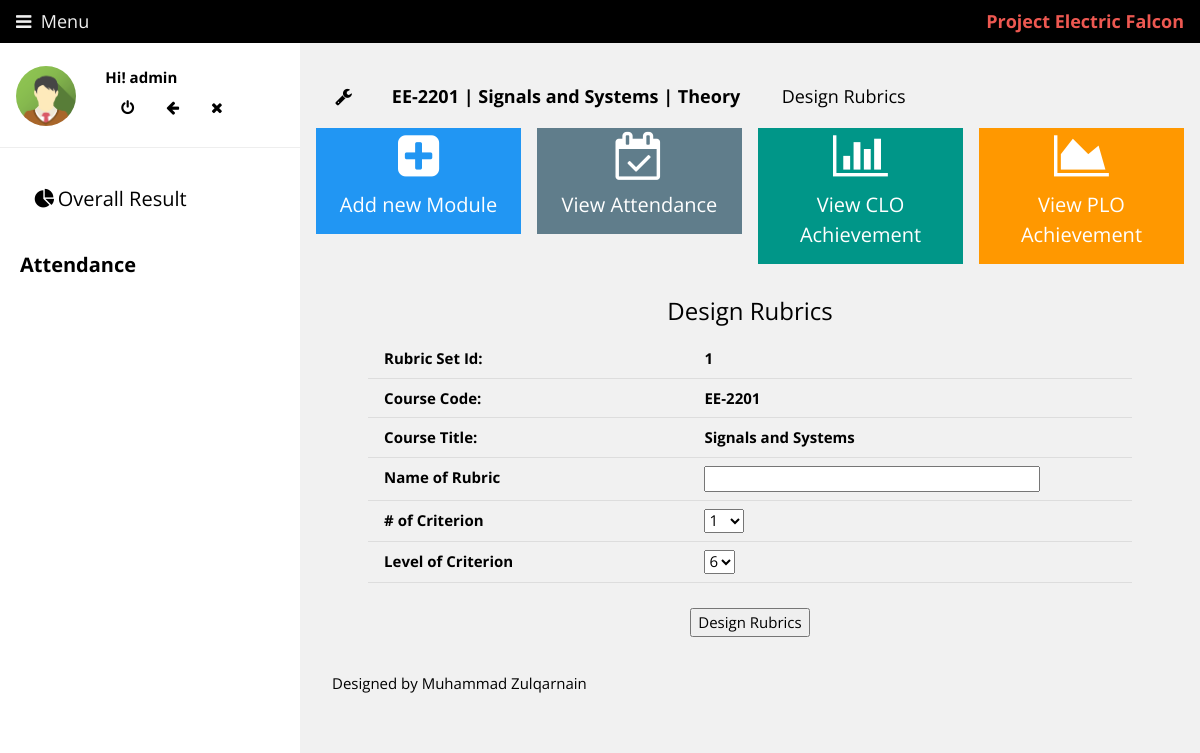
/main.php?menu=design_rubrics&course=ee2201_Spring_2020 (signed in), run on the app's committed database.
### tables this page shows
CREATE TABLE `users` (
  `id` int(11) NOT NULL,
  `username` varchar(50) NOT NULL,
  `password` varchar(255) NOT NULL,
  `user_type` text NOT NULL,
  `name` text NOT NULL,
  `avatar` varchar(100) NOT NULL,
  `created_at` datetime DEFAULT CURRENT_TIMESTAMP
);

CREATE TABLE `courses_info` (
  `serial` int(11) NOT NULL,
  `course_id` varchar(20) NOT NULL,
  `course_code` varchar(20) NOT NULL,
  `course_title` text NOT NULL,
  `term_offer` text NOT NULL,
  `course_ended` tinyint(1) NOT NULL,
  `credit_hour` varchar(3) NOT NULL,
  `course_type` text NOT NULL,
  `instructor` text NOT NULL,
  `access_user` varchar(100) DEFAULT NULL,
  `course_description` text,
  `mid_weight` decimal(10,2) NOT NULL,
  `final_weight` decimal(10,2) NOT NULL,
  `quiz_weight` decimal(10,2) NOT NULL,
  `assign_weight` decimal(10,2) NOT NULL,
  `lab_weight` decimal(10,2) NOT NULL,
  `project_weight` decimal(10,2) NOT NULL,
  `viva_weight` decimal(10,2) NOT NULL,
  `presentation_weight` decimal(10,2) NOT NULL,
  `other_weight` decimal(10,2) NOT NULL,
  `atten_weight` decimal(10,2) NOT NULL,
  `CLO_count` int(100) DEFAULT NULL,
  `clo_details` varchar(3000) NOT NULL,
  `rubric_set_count` int(100) NOT NULL,
  `rubric_sets` text NOT NULL,
  `plos_enabled` varchar(100) NOT NULL,
  `PLO1` varchar(150) NOT NULL,
  `PLO2` varchar(150) NOT NULL,
  `PLO3` varchar(150) NOT NULL,
  `PLO4` varchar(150) NOT NULL,
  `PLO5` varchar(150) NOT NULL,
  `PLO6` varchar(150) NOT NULL,
  `PLO7` varchar(150) NOT NULL,
  `PLO8` varchar(150) NOT NULL,
  `PLO9` varchar(150) NOT NULL,
  `PLO10` varchar(150) NOT NULL,
  `PLO11` varchar(150) NOT NULL,
  `PLO12` varchar(150) NOT NULL
);

### functions/project_codename.php (called while the page is built)
<?php
function project_codename(){
    return "Project Electric Falcon";
}
?>

### main.php (the view, shortened to what this page needs)
<?php
$conn = OpenCon();
$menu_item = $_GET['menu'];
$course = $_GET['course'];
?>
<!DOCTYPE html>
<html>
<link rel="stylesheet" href="w3images/w3.css">
<link rel="stylesheet" href="w3images/grade_instrument.css">
<link rel="stylesheet" href="https://cdnjs.cloudflare.com/ajax/libs/font-awesome/4.7.0/css/font-awesome.min.css">
<body class="w3-light-grey">
<div class="w3-bar w3-top w3-black w3-large" style="z-index:4">
  <button class="w3-bar-item w3-button w3-hover-none w3-hover-text-light-grey" onclick="w3_open();"><i class="fa fa-bars"></i> &nbsp;Menu</button>
  <span class="w3-bar-item w3-right"><b style="color:#ed5851"><?php echo project_codename() ?></b></span>
</div>
<nav class="w3-sidebar w3-collapse w3-white w3-animate-left" style="z-index:3;width:300px;" id="mySidebar"><br>
  <div class="w3-container w3-row">
    <div class="w3-col s4">
        <?php
            $avatar_link =  mysqli_fetch_assoc(mysqli_query($conn,"SELECT avatar FROM users WHERE username='".$_SESSION["username"]."'"))['avatar'];
        ?>
      <img src="<?php echo $avatar_link ?>" class="w3-circle w3-margin-right" style="width:60px">
    </div>
    <div class="w3-col s8 w3-bar">
      <span><strong>Hi! <?php echo $_SESSION["username"] ?> </strong></span><br>
      <a href="logout.php" class="w3-bar-item w3-button"><i class="fa fa-power-off"></i></a>
      <a href="index.php" class="w3-bar-item w3-button"><i class="fa fa-arrow-left"></i></a>
      <a href="javascript:void(0)" class="w3-bar-item w3-button" onclick="w3_close()"><i class="fa fa-close"></i></a>
    </div>
  </div>
  <hr>
  <div class="w3-bar-block">
    <div id="menu">
        <ul class="ul_menu">
      <?php
	   include('panels/sidepanel.php');
	  ?>
</ul>
  </div>
  </div>
</nav>
<div class="w3-main" style="margin-left:300px;margin-top:43px;" id="main">
    <?php $course_end_status = mysqli_fetch_assoc(mysqli_query($conn,"SELECT course_ended FROM courses_info WHERE course_id='".$course."'"))['course_ended'];
    ?>
  <header class="w3-container" style="padding-top:22px">
    <h5>
        <?php if($course_end_status == 1): ?>
        <b><img src="w3images/bow_icon_2.png" style=\"width:20px;height:10px;\"><?php echo "<a style=\"text-decoration:none;\" class=\"w3-button w3-hover-cyan\" href=\"main.php?course=$course\">".$course_code." | ".$course_title." | ".mysqli_fetch_assoc(mysqli_query($conn,"SELECT course_type FROM courses_info WHERE course_id='".$course."'"))['course_type']."</a>" ?></b>
        <?php else: ?>
        <b><a class="w3-button w3-hover-green" href="main.php?menu=course_setting&course=<?php echo $course ?>"><em class='fa fa-wrench fa-fw'></em></a> <?php echo "<a style=\"text-decoration:none;\" class=\"w3-button w3-hover-cyan\" href=\"main.php?course=$course\">".$course_code." | ".$course_title." | ".mysqli_fetch_assoc(mysqli_query($conn,"SELECT course_type FROM courses_info WHERE course_id='".$course."'"))['course_type']."</a>" ?></b>&nbsp;&nbsp;<a href="main.php?menu=design_rubrics&course=<?php echo $course ?>" class="w3-button w3-hover-blue">Design Rubrics</a>
        <?php endif; ?>
    </h5>
  </header>
  <div class="w3-row-padding w3-margin-bottom">
    <div class="w3-quarter">
      <div class="w3-container w3-blue w3-padding-small w3-animate-zoom">
        <div class="w3-center"><i class="fa fa-plus-square w3-xxxlarge"></i></div>
        <h4 class="w3-center"><a style="text-decoration:none;" href="main.php?menu=add_module&course=<?php echo $course ?>">Add new Module</a></h4>
      </div>
    </div>
    <div class="w3-quarter">
      <div class="w3-container w3-text-white w3-padding-small w3-blue-gray w3-animate-zoom">
        <div class="w3-center"><i class="fa fa-calendar-check-o w3-xxxlarge"></i></div>
          <h4 class="w3-center"><a style="text-decoration:none;" href="main.php?menu=atten_display_all&course=<?php echo $course ?>">View Attendance</a></h4>
      </div>
    </div>
    <div class="w3-quarter">
      <div class="w3-container w3-teal w3-padding-small w3-animate-zoom">
        <div class="w3-center"><i class="fa fa-bar-chart w3-xxxlarge"></i></div>
          <h4 class="w3-center"><a style="text-decoration:none;" href="main.php?menu=clo_disp&course=<?php echo $course ?>">View CLO Achievement</a></h4>
      </div>
    </div>
    <div class="w3-quarter">
      <div class="w3-container w3-orange w3-text-white w3-padding-small w3-animate-zoom">
        <div class="w3-center"><i class="fa fa-area-chart w3-xxxlarge"></i></div>
          <h4 class="w3-center"><a style="text-decoration:none;" href="main.php?menu=plo_disp&course=<?php echo $course ?>">View PLO Achievement</a></h4>
      </div>
    </div>
</div>
<div class="w3-container" style="overflow:auto; white-space: nowrap;">
<div class="w3-container" style="overflow:auto; white-space: nowrap;">
<?php if($menu_item=='design_rubrics'){
    include('panels/design_rubrics_new.php');
}
?>
</div>
  <footer class="w3-container w3-padding-16 w3-light-grey">
    <p>Designed by <a href="https://intarian.com" target="_blank"></a>Muhammad Zulqarnain</p>
  </footer>
</div>
</body>
</html>

### panels/design_rubrics_new.php (shortened to what this page needs)
<?php
	$method = $_GET['method'];
    $rubric_set_count = mysqli_fetch_assoc(mysqli_query($conn,"Select rubric_set_count FROM courses_info Where course_id='".$course."'"))['rubric_set_count'];
?>
<?php if($method==''): ?>
    <div class="w3-container">
    <h3 align="center">Design Rubrics</h3>
    <form id="design_rubrics" method="get" action="">
    <table class="w3-table w3-auto w3-bordered">
        <tr><td><b>Rubric Set Id: </b></td>
        <td><b> <?php echo $rubric_set_count+1 ?></b></td>
        </tr>
        <tr><td><b>Course Code: </b></td>
        <td><b> <?php echo $course_code ?></b></td>
        </tr>
        <tr><td><b>Course Title: </b></td>
        <td><b> <?php echo $course_title ?></b></td>
        </tr>
        <tr>
            <td><b>Name of Rubric</b></td><td><input type="text" style=" width:80%; height:10%; font-weight: bold;" name="rubric_name"></input></td>
        </tr>
        <tr>
             <td><b># of Criterion</b></td><td>
                <select name="rubric_count">
                  <option value="1">1</option>
                </select>
            </td>
        </tr>
        <tr>
             <td><b>Level of Criterion</b></td><td>
                <select name="rubric_level">
                  <option value="6">6</option>
                </select>
            </td>
        </tr>
    </table>
    <br>
    <table align='center' class='w3-striped w3-bordered  w3-hoverable'>
    <tr><td align="center"><input class="sub" type="submit" value="Design Rubrics" /></td></tr>
    </table>
    </form>
    </div>
<?php endif; ?>

### w3images/w3.css (style rules this page uses)
*,*:before,*:after { box-sizing:inherit }
html { -ms-text-size-adjust:100%;-webkit-text-size-adjust:100% }
body { margin:0 }
article,aside,details,figcaption,figure,footer,header,main,menu,nav,section { display:block }
a { background-color:transparent }
b,strong { font-weight:bolder }
img { border-style:none }
hr { box-sizing:content-box;height:0;overflow:visible }
button,input,select,textarea,optgroup { font:inherit;margin:0 }
button,input { overflow:visible }
button,select { text-transform:none }
button,[type=button],[type=reset],[type=submit] { -webkit-appearance:button }
html,body { font-family:Verdana,sans-serif;font-size:15px;line-height:1.5 }
html { overflow-x:hidden }
h3 { font-size:24px }
h4 { font-size:20px }
h5 { font-size:18px }
h1,h2,h3,h4,h5,h6 { font-family:"Segoe UI",Arial,sans-serif;font-weight:400;margin:10px 0 }
hr { border:0;border-top:1px solid #eee;margin:20px 0 }
img { vertical-align:middle }
a { color:inherit }
.w3-table,.w3-table-all { border-collapse:collapse;border-spacing:0;width:100%;display:table }
.w3-bordered tr,.w3-table-all tr { border-bottom:1px solid #ddd }
.w3-table td,.w3-table th,.w3-table-all td,.w3-table-all th { padding:8px 8px;display:table-cell;text-align:left;vertical-align:top }
.w3-table th:first-child,.w3-table td:first-child,.w3-table-all th:first-child,.w3-table-all td:first-child { padding-left:16px }
.w3-btn,.w3-button { border:none;display:inline-block;padding:8px 16px;vertical-align:middle;overflow:hidden;text-decoration:none;color:inherit;background-color:inherit;text-align:center;cursor:pointer;white-space:nowrap }
.w3-btn,.w3-button { -webkit-touch-callout:none;-webkit-user-select:none;-khtml-user-select:none;-moz-user-select:none;-ms-user-select:none;user-select:none }
.w3-sidebar { height:100%;width:200px;background-color:#fff;position:fixed!important;z-index:1;overflow:auto }
.w3-main,#main { transition:margin-left .4s }
.w3-bar { width:100%;overflow:hidden }
.w3-bar .w3-bar-item { padding:8px 16px;float:left;width:auto;border:none;display:block;outline:0 }
.w3-bar .w3-button { white-space:normal }
.w3-container:after,.w3-container:before,.w3-panel:after,.w3-panel:before,.w3-row:after,.w3-row:before,.w3-row-padding:after,.w3-row-padding:before, .w3-cell-row:before,.w3-cell-row:after,.w3-clear:after,.w3-clear:before,.w3-bar:before,.w3-bar:after { content:"";display:table;clear:both }
.w3-col,.w3-half,.w3-third,.w3-twothird,.w3-threequarter,.w3-quarter { float:left;width:100% }
.w3-col.s4 { width:33.33333% }
.w3-col.s8 { width:66.66666% }
@media (min-width:601px) { .w3-col.m3,.w3-quarter { width:24.99999% } }
.w3-content,.w3-auto { margin-left:auto;margin-right:auto }
.w3-auto { max-width:1140px }
@media (max-width:1205px) { .w3-auto { max-width:95% } }
@media (min-width:993px) { .w3-sidebar.w3-collapse { display:block!important } }
.w3-top,.w3-bottom { position:fixed;width:100%;z-index:1 }
.w3-top { top:0 }
.w3-circle { border-radius:50% }
.w3-row-padding,.w3-row-padding>.w3-half,.w3-row-padding>.w3-third,.w3-row-padding>.w3-twothird,.w3-row-padding>.w3-threequarter,.w3-row-padding>.w3-quarter,.w3-row-padding>.w3-col { padding:0 8px }
.w3-container,.w3-panel { padding:0.01em 16px }
.w3-animate-left { position:relative;animation:animateleft 0.4s }
.w3-animate-zoom { animation:animatezoom 0.6s }
.w3-large { font-size:18px!important }
.w3-xxxlarge { font-size:48px!important }
.w3-center { text-align:center!important }
.w3-margin-bottom { margin-bottom:16px!important }
.w3-margin-right { margin-right:16px!important }
.w3-padding-small { padding:4px 8px!important }
.w3-padding-16 { padding-top:16px!important;padding-bottom:16px!important }
.w3-right { float:right!important }
.w3-blue,.w3-hover-blue:hover { color:#fff!important;background-color:#2196F3!important }
.w3-blue-grey,.w3-hover-blue-grey:hover,.w3-blue-gray,.w3-hover-blue-gray:hover { color:#fff!important;background-color:#607d8b!important }
.w3-orange,.w3-hover-orange:hover { color:#000!important;background-color:#ff9800!important }
.w3-teal,.w3-hover-teal:hover { color:#fff!important;background-color:#009688!important }
.w3-white,.w3-hover-white:hover { color:#000!important;background-color:#fff!important }
.w3-black,.w3-hover-black:hover { color:#fff!important;background-color:#000!important }
.w3-light-grey,.w3-hover-light-grey:hover,.w3-light-gray,.w3-hover-light-gray:hover { color:#000!important;background-color:#f1f1f1!important }
.w3-text-white,.w3-hover-text-white:hover { color:#fff!important }

### data on the page
users: avatar (picture)
courses_info: course_code "EE-2201", course_title "Signals and Systems", course_type "Theory", $rubric_set_count+1 "1"

### other printed values
project_codename() "Project Electric Falcon"
$_SESSION["username"] "admin"
